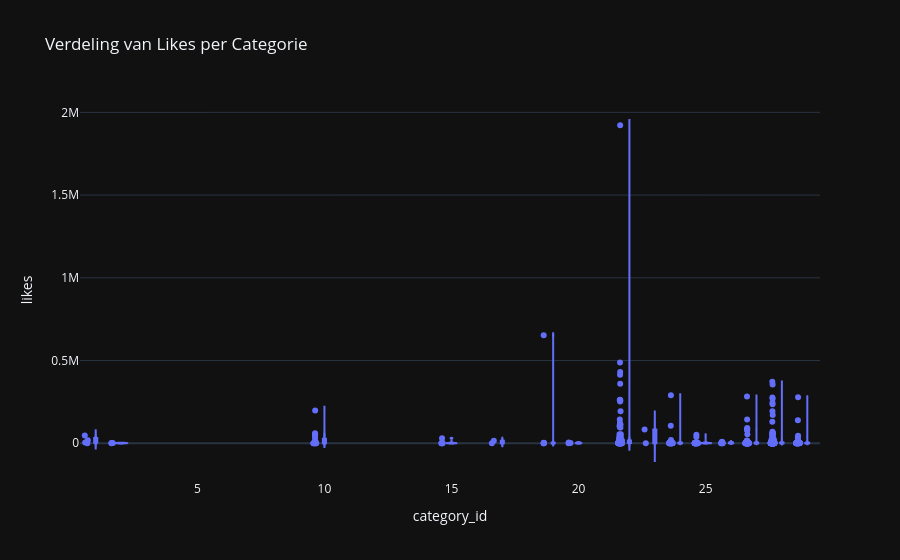

Write notebook code for a chart like this one.
### Code cell
fig = px.violin(df, x='category_id', y='likes', title='Verdeling van Likes per Categorie', box=True, points="all")
fig.show()

### Figure 1 — Plotly figure (JSON) as saved in the notebook; plotly's stock layout.template omitted (floating-point values rounded to 4 significant figures; data arrays with more than 128 entries replaced by an {"elided": "..."} marker saying what was removed)
{"data": [{"alignmentgroup": "True", "box": {"visible": true}, "hovertemplate": "category_id=%{x}<br>likes=%{y}<extra></extra>", "legendgroup": "", "marker": {"color": "#636efa"}, "name": "", "offsetgroup": "", "orientation": "v", "points": "all", "scalegroup": "True", "showlegend": false, "x": {"elided": "600 int values"}, "x0": " ", "xaxis": "x", "y": {"elided": "600 int values"}, "y0": " ", "yaxis": "y", "type": "violin"}], "layout": {"xaxis": {"anchor": "y", "domain": [0.0, 1.0], "title": {"text": "category_id"}}, "yaxis": {"anchor": "x", "domain": [0.0, 1.0], "title": {"text": "likes"}}, "legend": {"tracegroupgap": 0}, "title": {"text": "Verdeling van Likes per Categorie"}, "violinmode": "group"}}
